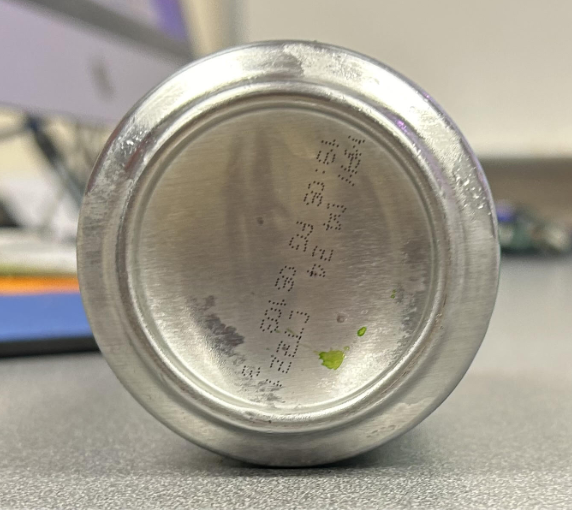
#> input picture can.png, 572 x 510 px
$ python main.py
#> lines starting #> are read from the running program, lines starting #| are printed output that depends on the picture
#Imports the Libraries
import cv2
import numpy as np

# Save the inputted image
img = cv2.imread('can.png', cv2.IMREAD_COLOR)
#> img is the input picture: shape (510, 572, 3); mean B, G, R 142.5, 155.2, 160.5

# Convert input image to grayscale.
gray = cv2.cvtColor(img, cv2.COLOR_BGR2GRAY)
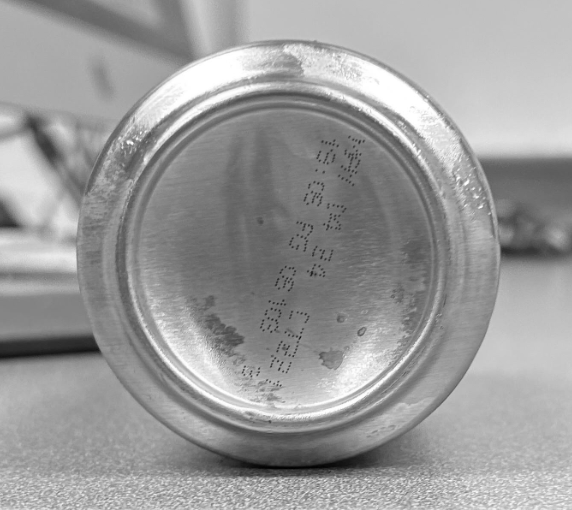
#> gray: shape (510, 572); min 2, max 255, mean 155.4

# Blur image (uses a 3 * 3 kernel)
gray_blurred = cv2.blur(gray, (3, 3))

# Detect the circles using Hough Circles.
detected_circles = cv2.HoughCircles(gray_blurred, cv2.HOUGH_GRADIENT, 1, 20, param1 = 50, param2 = 30, minRadius = 1, maxRadius = 10000)
#> detected_circles = 426 rows, first 8: [282.5, 259.5, 156.2], [259.5, 269.5, 179.1], [286.5, 221.5, 182.6], [267.5, 232.5, 185.2], [230.5, 293.5, 212.6], [254.5, 300.5, 199.7], [273.5, 287.5, 176.4], [300.5, 276.5, 191.6]

# Check if circles are detected to avoid errors.
if detected_circles is not None:
	# Convert the parameters of the circle: center point and radius, into integers.
	detected_circles = np.uint16(np.around(detected_circles))
#> detected_circles = 426 rows, first 8: [282, 260, 156], [260, 270, 179], [286, 222, 183], [268, 232, 185], [230, 294, 213], [254, 300, 200], [274, 288, 176], [300, 276, 192]

	# Display the circles and their center points
	for pt in detected_circles[0, :]:
		# Collect and save the parameters for each circle.
		a, b, r = pt[0], pt[1], pt[2]

		# Outline the circle.
		cv2.circle(img, (a, b), r, (214, 69, 197), 4) # Color is a light purple and the width of the outline is 4

		# Draw a small that fills itself in for the center point.
		cv2.circle(img, (a, b), 4, (255, 0, 0), 6) #Center point is blue and is very thick with a small radius to make sure it's filled in.
		#Display the can with the overlay
		cv2.imshow("Detected Circle", img)
		cv2.waitKey(0)
#> this loop made 426 passes
#> pass 1, `cv2.imshow("Detected Circle", img)`:
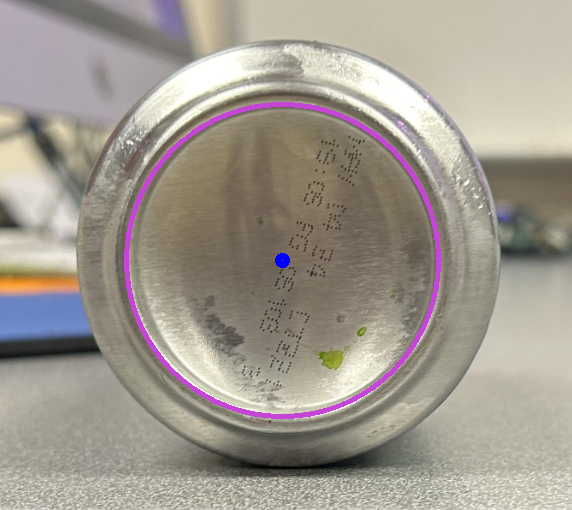
#> window 'Detected Circle': shape (510, 572, 3); mean B, G, R 143.9, 153.8, 161.1
#> pass 2, `cv2.imshow("Detected Circle", img)`:
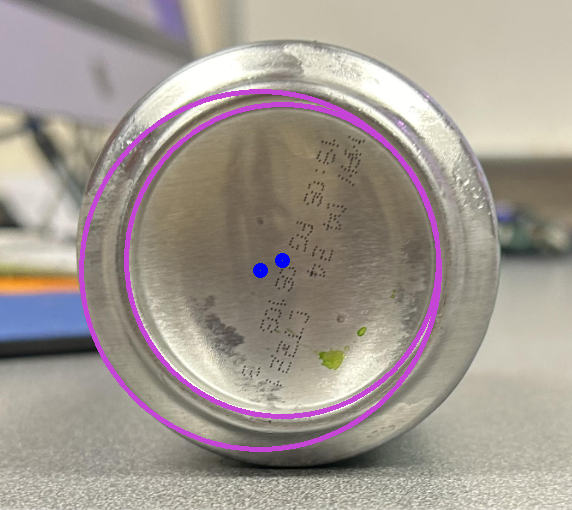
#> window 'Detected Circle': shape (510, 572, 3); mean B, G, R 145.5, 152.6, 162
#> after the loop:
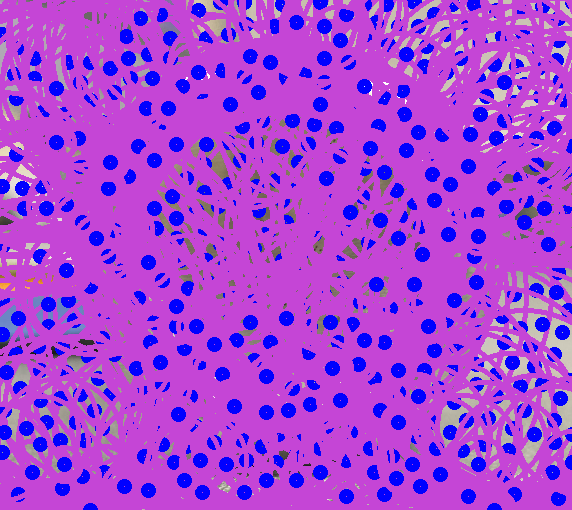
#> img: shape (510, 572, 3); mean B, G, R 214.5, 66.6, 164.7
